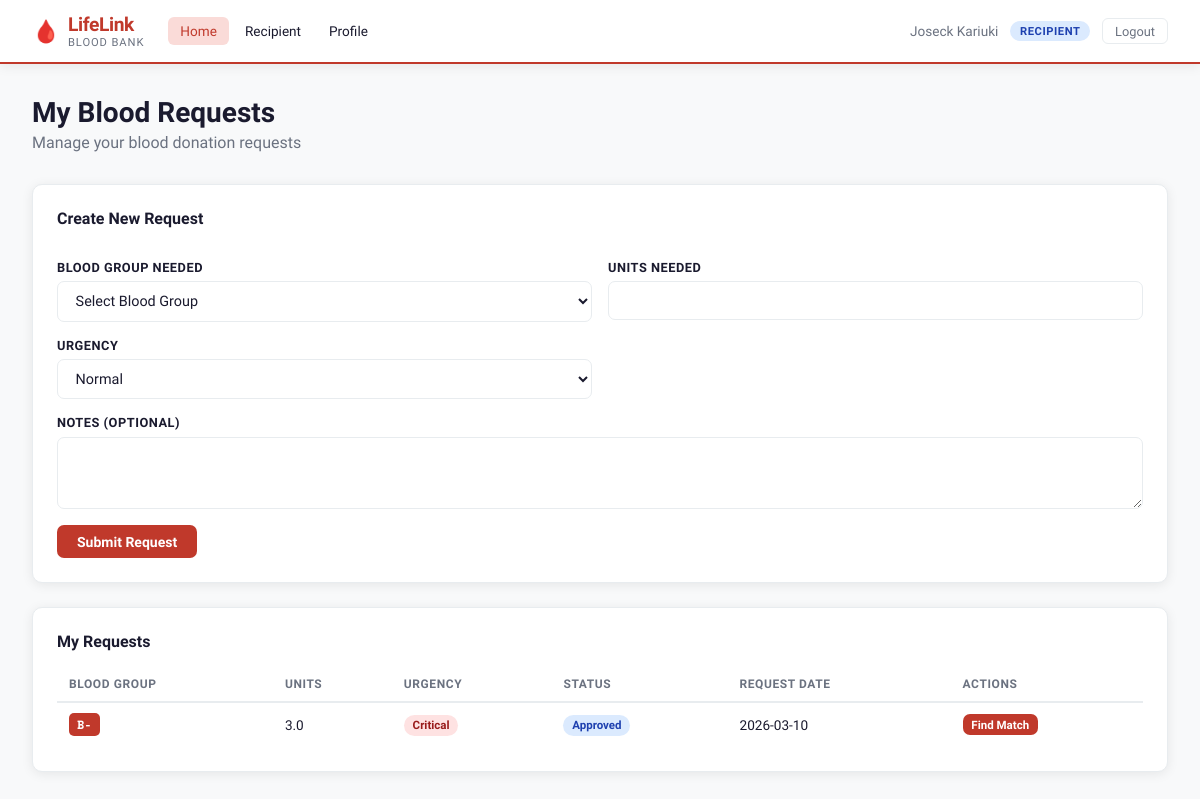
The app's page /recipient/requests (signed in) with its own data.
### tables this page shows
CREATE TABLE blood_requests (
        id INTEGER PRIMARY KEY AUTOINCREMENT,
        recipient_id INTEGER NOT NULL REFERENCES users(id),
        blood_group TEXT NOT NULL, units REAL DEFAULT 1.0,
        urgency TEXT DEFAULT 'normal' CHECK(urgency IN ('normal','urgent','critical')),
        status TEXT DEFAULT 'pending' CHECK(status IN ('pending','approved','fulfilled','cancelled')),
        matched_donor_id INTEGER REFERENCES users(id),
        facility_id INTEGER REFERENCES facilities(id),
        request_date DATE NOT NULL, notes TEXT,
        created_at TIMESTAMP DEFAULT CURRENT_TIMESTAMP);

### app.py (the view, shortened to what this page needs)
@app.route("/recipient/requests", methods=["GET","POST"])
@login_required
@role_required("recipient")
def recipient_requests():
    uid=session["user_id"]; conn=get_db()
    facilities=conn.execute("SELECT * FROM facilities").fetchall()
    requests_list=conn.execute("SELECT br.*,f.name as facility_name,u.name as matched_donor_name FROM blood_requests br LEFT JOIN facilities f ON br.facility_id=f.id LEFT JOIN users u ON br.matched_donor_id=u.id WHERE br.recipient_id=? ORDER BY br.created_at DESC",(uid,)).fetchall()
    conn.close()
    return render_template("recipient_requests.html",requests=requests_list,facilities=facilities,blood_groups=BLOOD_GROUPS)

### app.py (called while the page is built)
def get_db():
    conn = sqlite3.connect(DATABASE)
    conn.row_factory = sqlite3.Row
    return conn

def login_required(f):
    @functools.wraps(f)
    def decorated(*args,**kwargs):
        if "user_id" not in session:
            flash("Please log in to continue.","warning")
            return redirect(url_for("login"))
        return f(*args,**kwargs)
    return decorated

def role_required(*roles):
    def decorator(f):
        @functools.wraps(f)
        def decorated(*args,**kwargs):
            if "user_id" not in session: return redirect(url_for("login"))
            if session.get("role") not in roles:
                flash("Access denied.","danger")
                return redirect(url_for("dashboard"))
            return f(*args,**kwargs)
        return decorated
    return decorator

### templates/recipient_requests.html (shortened to what this page needs)
{% extends "base.html" %}
{% block content %}
<div class="page-header">
    <h1>My Blood Requests</h1>
    <p>Manage your blood donation requests</p>
</div>
<div class="section-card">
    <div class="section-header">
        <h3>Create New Request</h3>
    </div>
    <form method="POST" class="form-grid">
        <div class="form-group">
            <label for="blood_group">Blood Group Needed</label>
            <select id="blood_group" name="blood_group" required>
                <option value="">Select Blood Group</option>
            </select>
        </div>
        <div class="form-group">
            <label for="units">Units Needed</label>
            <input type="number" id="units" name="units" min="1" step="0.5" required>
        </div>
        <div class="form-group">
            <label for="urgency">Urgency</label>
            <select id="urgency" name="urgency" required>
                <option value="normal">Normal</option>
            </select>
        </div>
        <div class="form-group full">
            <label for="notes">Notes (optional)</label>
            <textarea id="notes" name="notes" rows="3"></textarea>
        </div>
        <div class="form-actions full">
            <button type="submit" class="btn btn-primary">Submit Request</button>
        </div>
    </form>
</div>
<div class="section-card">
    <h3>My Requests</h3>
    <table class="data-table">
        <thead>
            <tr>
                <th>Blood Group</th>
                <th>Units</th>
                <th>Urgency</th>
                <th>Status</th>
                <th>Request Date</th>
                <th>Actions</th>
            </tr>
        </thead>
        <tbody>
            {% for request in requests %}
                <tr>
                    <td><span class="blood-badge">{{ request.blood_group }}</span></td>
                    <td>{{ request.units }}</td>
                    <td><span class="badge urgency-{{ request.urgency }}">{{ request.urgency }}</span></td>
                    <td><span class="badge status-{{ request.status }}">{{ request.status }}</span></td>
                    <td>{{ request.request_date }}</td>
                    <td>
                        {% if request.status == 'approved' %}
                            <a href="{{ url_for('blood_match', request_id=request.id) }}" class="btn btn-xs btn-primary">Find Match</a>
                        {% endif %}
                    </td>
                </tr>
            {% else %}
                <tr>
                    <td colspan="6" class="empty">No requests found</td>
                </tr>
            {% endfor %}
        </tbody>
    </table>
</div>
{% endblock %}

### static/css/style.css (style rules this page uses)
:root { --red: #C0392B; --red-dark: #922B21; --red-light: #FADBD8; --red-mid: #E74C3C; --blue: #2980B9; --green: #27AE60; --orange: #E67E22; --purple: #8E44AD; --bg: #F8F9FA; --surface: #FFFFFF; --border: #E8ECEF; --text: #1A1A2E; --text-muted: #6B7280; --shadow: 0 2px 12px rgba(0,0,0,0.08); --shadow-md: 0 4px 24px rgba(0,0,0,0.12); --radius: 10px; --nav-h: 64px; --font: 'Sora', sans-serif; --mono: 'Space Mono', monospace; }
* { margin:0; padding:0; box-sizing:border-box; }
body { font-family:var(--font); background:var(--bg); color:var(--text); min-height:100vh; }
a { color:var(--red); text-decoration:none; }
.blood-badge { display:inline-block; background:var(--red); color:#fff; font-size:.75rem; font-weight:700; padding:.2rem .5rem; border-radius:5px; font-family:var(--mono); }
.badge { font-size:.72rem; padding:.2rem .55rem; border-radius:99px; font-weight:600; text-transform:capitalize; }
.badge.urgency-critical { background:#FEE2E2; color:#991B1B; animation:pulse 1.5s infinite; }
.badge.status-approved { background:#DBEAFE; color:#1E40AF; }
.page-header { margin-bottom:2rem; }
.page-header h1 { font-size:1.75rem; font-weight:700; color:var(--text); margin-bottom:.25rem; }
.page-header p { color:var(--text-muted); }
.section-card { background:var(--surface); border:1px solid var(--border); border-radius:var(--radius); padding:1.5rem; box-shadow:var(--shadow); margin-bottom:1.5rem; }
.section-header { display:flex; align-items:center; justify-content:space-between; margin-bottom:1rem; }
.section-header h3 { font-size:1rem; font-weight:600; }
.section-card h3 { font-size:1rem; font-weight:600; margin-bottom:1rem; }
.data-table { width:100%; border-collapse:collapse; font-size:.85rem; }
.data-table th { text-align:left; padding:.6rem .75rem; font-size:.75rem; font-weight:600; text-transform:uppercase; letter-spacing:.05em; color:var(--text-muted); border-bottom:2px solid var(--border); }
.data-table td { padding:.65rem .75rem; border-bottom:1px solid var(--border); vertical-align:middle; }
.data-table tbody tr:last-child td { border-bottom:none; }
.form-grid { display:grid; grid-template-columns:1fr 1fr; gap:1rem; }
.form-group { display:flex; flex-direction:column; gap:.4rem; }
.form-group.full { grid-column:1/-1; }
.form-group label { font-size:.8rem; font-weight:600; color:var(--text); text-transform:uppercase; letter-spacing:.04em; }
.form-group input, .form-group select, .form-group textarea { padding:.6rem .85rem; border:1.5px solid var(--border); border-radius:7px; font-family:var(--font); font-size:.9rem; color:var(--text); background:#fff; transition:border-color .15s; }
.form-actions { display:flex; gap:.75rem; flex-wrap:wrap; }
.form-actions.full { grid-column:1/-1; }
.btn { display:inline-flex; align-items:center; justify-content:center; gap:.4rem; padding:.55rem 1.25rem; border-radius:7px; font-family:var(--font); font-size:.875rem; font-weight:600; cursor:pointer; border:none; transition:all .15s; text-decoration:none !important; }
.btn-primary { background:var(--red); color:#fff; }
.btn-xs { padding:.2rem .55rem; font-size:.72rem; }

### records on screen
blood_requests: blood_group "B-", units "3.0", urgency "Critical", status "Approved", request_date "2026-03-10"

### other values on screen
{{ session.name }} "Joseck Kariuki"
{{ session.role }} "RECIPIENT"
